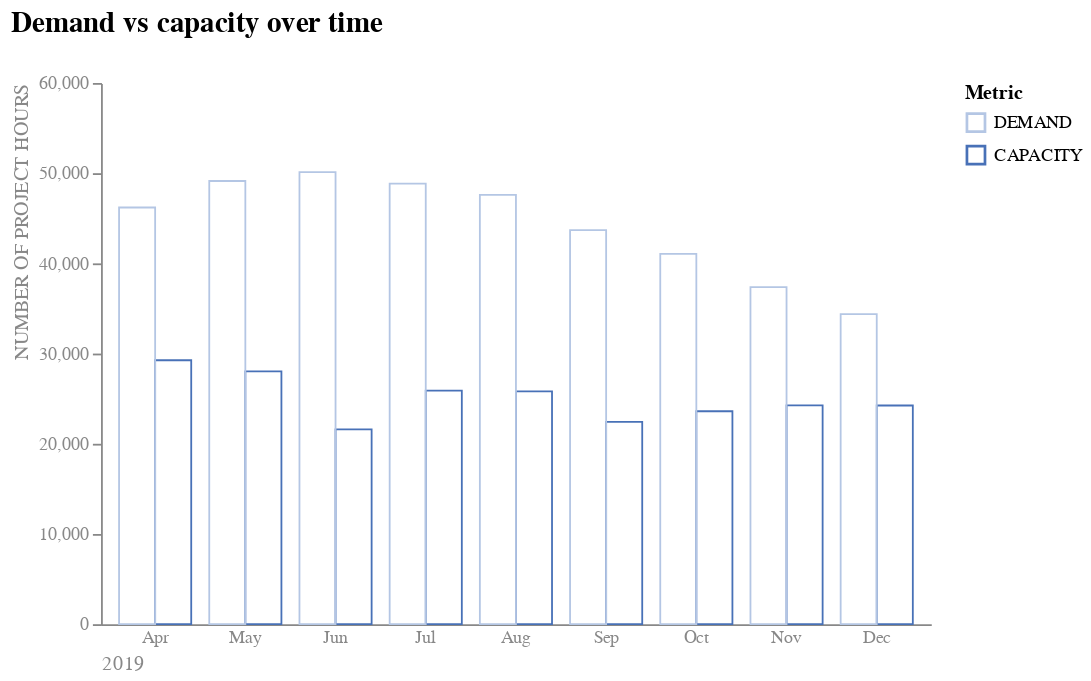

Notebook code for this chart:
### Markdown cell above
While the author deliberately filled the Capacity columns while leaving Demand only outlined in the attempt to visually distinguish between what can be fulfilled (Capacity) and the unmet portion of the requirement (Unmet Demand), `Altair` is not easily compatible with that choice. 

The variable which dictates if the mark will be filled does not accept a condition as its value. Since the author itself admits the shortcomings of this approach (*"I find the outline plus the white space between the bars visually jarring"*), we chose to differentiate the data by color, as it is traditional.

### Code cell
# Removes "Unmet Demand" column
bar_table = table_2019[table_2019['Metric'].isin(['CAPACITY', 'DEMAND'])]

# Unfilled version
alt.Chart(bar_table, 
          title = alt.Title('Demand vs capacity over time', anchor = 'start', offset = 20, fontSize = 16), 
          ).mark_bar(filled = False).encode(
    y = alt.Y('Value', 
              axis = alt.Axis(grid = False, titleAnchor = 'end', 
                              labelColor = "#888888", titleColor = '#888888',
                              titleFontWeight = 'normal'), 
              scale = alt.Scale(domain = [0, 60000]), 
              title = "NUMBER OF PROJECT HOURS"),
    x = alt.X('month', 
              sort = None, 
              axis = alt.Axis(labelAngle = 0, titleAnchor = 'start', 
                              labelColor = '#888888', titleColor = '#888888', 
                              titleFontWeight = 'normal', ticks = False), 
              title = "2019"),
    color = alt.Color('Metric', 
                      scale = alt.Scale(range = ['#b4c6e4', '#4871b7']),
                      sort = 'descending'),
    xOffset = alt.XOffset('Metric', sort = 'descending')
    ).configure_view(stroke = None)

### Figure 1 — Vega-Lite specification as saved in the notebook (floating-point values rounded to 4 significant figures)
{"config": {"view": {"continuousWidth": 300, "continuousHeight": 300, "stroke": null}}, "data": {"name": "data-f53bb01febd214e9ecb3cb7fbc625fc6"}, "mark": {"type": "bar", "filled": false}, "encoding": {"color": {"field": "Metric", "scale": {"range": ["#b4c6e4", "#4871b7"]}, "sort": "descending", "type": "nominal"}, "x": {"axis": {"labelAngle": 0, "labelColor": "#888888", "ticks": false, "titleAnchor": "start", "titleColor": "#888888", "titleFontWeight": "normal"}, "field": "month", "sort": null, "title": "2019", "type": "nominal"}, "xOffset": {"field": "Metric", "sort": "descending", "type": "nominal"}, "y": {"axis": {"grid": false, "labelColor": "#888888", "titleAnchor": "end", "titleColor": "#888888", "titleFontWeight": "normal"}, "field": "Value", "scale": {"domain": [0, 60000]}, "title": "NUMBER OF PROJECT HOURS", "type": "quantitative"}}, "title": {"text": "Demand vs capacity over time", "anchor": "start", "fontSize": 16, "offset": 20}, "$schema": "https://vega.github.io/schema/vega-lite/v5.15.1.json", "datasets": {"data-f53bb01febd214e9ecb3cb7fbc625fc6": [{"Metric": "CAPACITY", "Value": 29263, "year": 2019, "month": "Apr"}, {"Metric": "CAPACITY", "Value": 28037, "year": 2019, "month": "May"}, {"Metric": "CAPACITY", "Value": 21596, "year": 2019, "month": "Jun"}, {"Metric": "CAPACITY", "Value": 25895, "year": 2019, "month": "Jul"}, {"Metric": "CAPACITY", "Value": 25813, "year": 2019, "month": "Aug"}, {"Metric": "CAPACITY", "Value": 22427, "year": 2019, "month": "Sep"}, {"Metric": "CAPACITY", "Value": 23605, "year": 2019, "month": "Oct"}, {"Metric": "CAPACITY", "Value": 24263, "year": 2019, "month": "Nov"}, {"Metric": "CAPACITY", "Value": 24243, "year": 2019, "month": "Dec"}, {"Metric": "DEMAND", "Value": 46193, "year": 2019, "month": "Apr"}, {"Metric": "DEMAND", "Value": 49131, "year": 2019, "month": "May"}, {"Metric": "DEMAND", "Value": 50124, "year": 2019, "month": "Jun"}, {"Metric": "DEMAND", "Value": 48850, "year": 2019, "month": "Jul"}, {"Metric": "DEMAND", "Value": 47602, "year": 2019, "month": "Aug"}, {"Metric": "DEMAND", "Value": 43697, "year": 2019, "month": "Sep"}, {"Metric": "DEMAND", "Value": 41058, "year": 2019, "month": "Oct"}, {"Metric": "DEMAND", "Value": 37364, "year": 2019, "month": "Nov"}, {"Metric": "DEMAND", "Value": 34364, "year": 2019, "month": "Dec"}]}}
